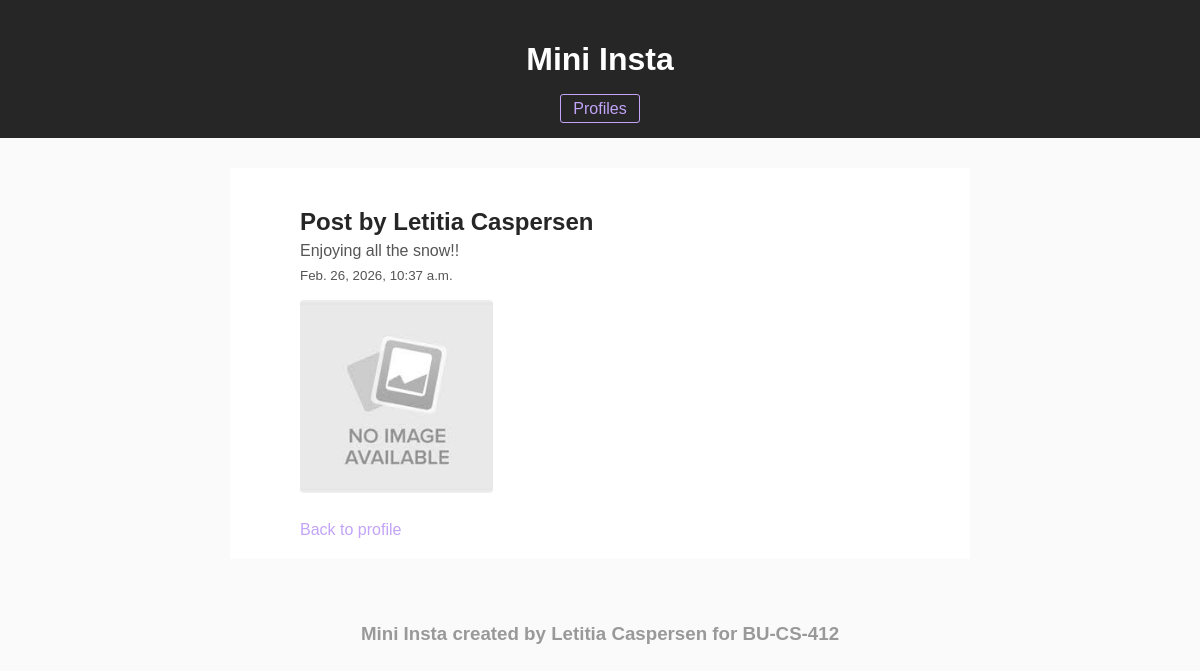
Page /mini_insta/post/6 on the earlier database version.
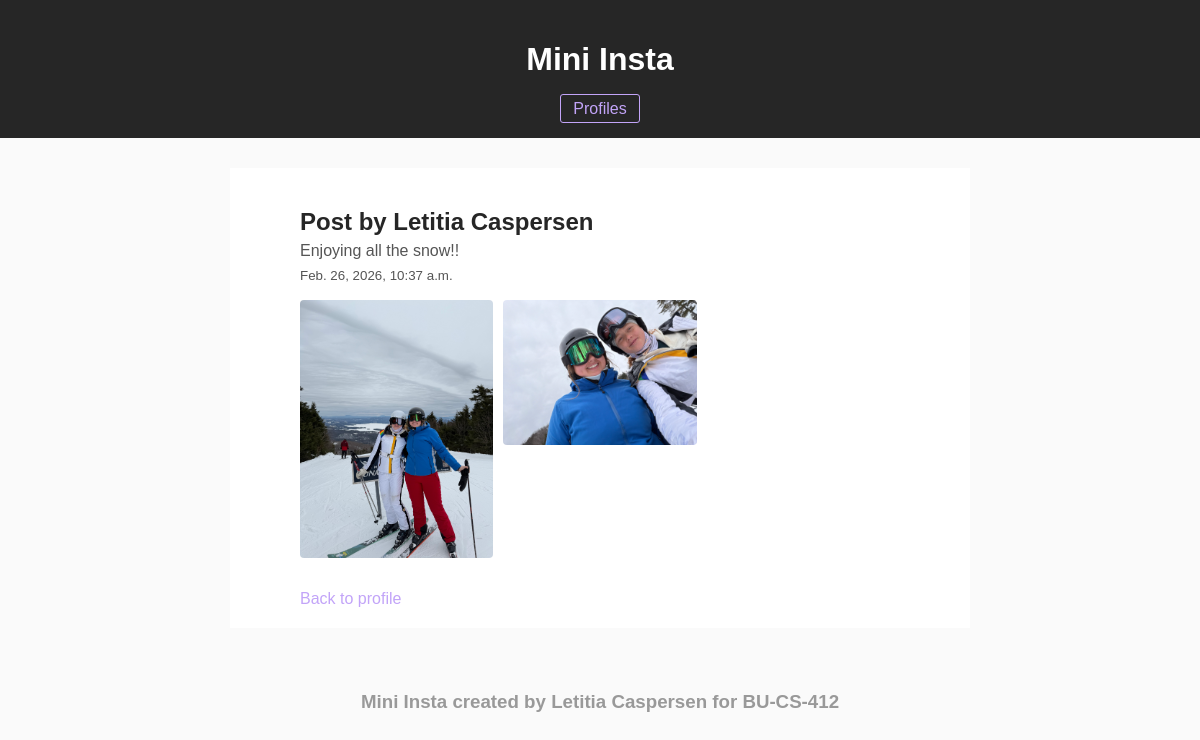
Same page on the later database version.
### mini_insta/models.py (models this page shows, shortened)
class Post(models.Model):
    profile = models.ForeignKey("Profile", on_delete=models.CASCADE)
    timestamp = models.DateTimeField(auto_now=True)
    caption = models.TextField(max_length=256,blank=True)
    def get_all_photos(self):
        photos = Photo.objects.filter(post=self)
        return photos

class Profile(models.Model):
    username = models.CharField(max_length=32, unique=True)
    display_name = models.CharField(max_length=32)
    profile_image_url = models.URLField(max_length=256)
    bio_text = models.TextField(max_length=256)
    join_date = models.DateField(auto_now=False,auto_now_add=True)

class Photo(models.Model):
    post = models.ForeignKey("Post", on_delete=models.CASCADE)
    image_url = models.URLField(blank=True)
    timestamp = models.DateTimeField(auto_now=True)
    image_file = models.ImageField(blank=True)
    def get_image_url(self):
        if self.image_url:
            return self.image_url
        else:
            return self.image_file.url

### mini_insta/views.py (the view)
# urls.py: path('post/<int:pk>', PostDetailView.as_view(), name='show_post'),
class PostDetailView(DetailView):
    model = Post
    template_name = 'mini_insta/show_post.html'
    context_object_name = 'post'

### mini_insta/templates/mini_insta/show_post.html
{% extends 'mini_insta/base.html' %}
{% load static %}
{% block content %}
<div class="post_detail">
    <h2>Post by {{ post.profile.display_name }}</h2>
    <p>{{ post.caption }}</p>
    <p><small>{{ post.timestamp }}</small></p>
    <div class="photo_grid">
        {% with post.get_all_photos as photos %}
        {% if photos %}
            {% for photo in photos %}
            <div class="photo">
                <img src="{{ photo.get_image_url }}" alt="Post Photo">
            </div>
            {% endfor %}
        {% else %}
            <img src="{% static 'mini_insta/no_image.jpg' %}" alt="No Image">
        {% endif %}
        {% endwith %}
    </div>
    <a href="{% url 'show_profile' post.profile.pk %}">Back to profile</a>
</div>
{% endblock %}

### mini_insta/templates/mini_insta/base.html (shortened to what this page needs)
{% load static %}
<!DOCTYPE html>
<html lang="en">
<head>
    <link rel="stylesheet" href="{% static 'mini_insta/style.css' %}">
</head>
<body>
    <header>
        <h1>Mini Insta</h1>
        <nav>
            <a href="{% url 'show_all_profiles' %}">Profiles</a>
        </nav>
    </header>
    <div class="content">
        {% block content %}
        {% endblock %}
    </div>
    <footer>
        <h3> Mini Insta created by Letitia Caspersen for BU-CS-412 </h3>
    </footer>
</body>
</html>

### mini_insta/static/mini_insta/style.css (style rules this page uses)
body { font-family: Arial, sans-serif; margin: 0; padding: 0; background-color: #fafafa; color: #262626; }
header { background-color: #262626; color: white; padding: 20px; text-align: center; }
nav a { color: #c2a4f8; text-decoration: none; margin: 0 10px; padding: 5px 12px; border: 1px solid #c2a4f8; border-radius: 3px; }
.content { max-width: 700px; margin: 30px auto; padding: 20px; background-color: white; }
h2 { color: #262626; }
.post_detail { max-width: 600px; margin: 0 auto; }
.post_detail h2 { margin-bottom: 4px; }
.post_detail p { margin: 6px 0; color: #555; }
.photo_grid { display: grid; grid-template-columns: repeat(auto-fill, minmax(180px, 1fr)); gap: 10px; margin: 16px 0; }
.photo_grid img, .post_detail > img { width: 100%; border-radius: 4px; object-fit: cover; }
.post_detail a { display: inline-block; margin-top: 12px; color: #c2a4f8; text-decoration: none; }
footer { text-align: center; padding: 15px; color: #999; }

Differences in the rows shown:
added Photo: get_image_url (picture)
added Photo: get_image_url (picture)
